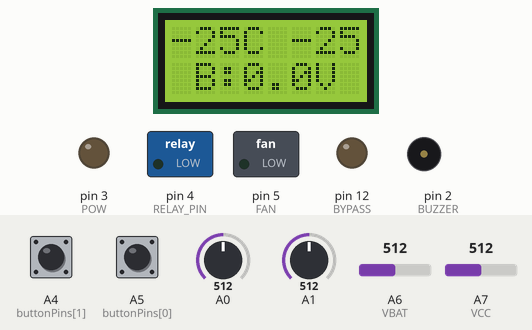
The sketch below on a simulated Arduino Nano, built with avr-gcc and run on an emulated ATmega328P. Parts: 8×2 character LCD, switched loads named in the sketch (green lamp = pin HIGH), output pins drawn as LEDs (lit = HIGH), buzzer (waves = sounding). The inputs (shaded band) are chosen by the test bench; at power-on: A0 = 512, A6 (VBAT) = 512, A1 = 512, A4 (buttonPins[1]) HIGH, A5 (buttonPins[0]) HIGH, A7 (VCC) = 512. What the sketch prints to the serial monitor is not drawn.

Above: at 6.2 s.
6.3 s: A0 set to 716
At 16.3 s:
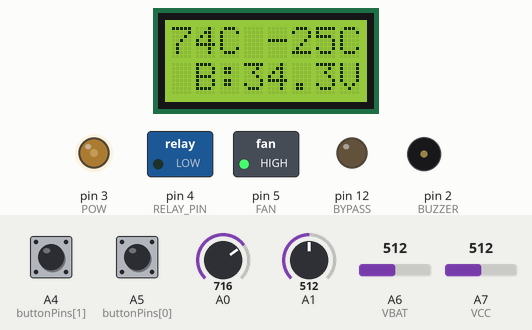
17.0 s: A0 set to 306
At 28.2 s:
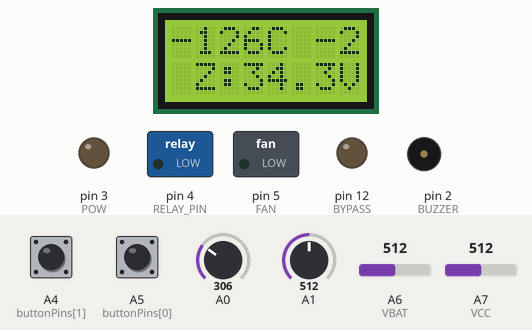
30.4 s: A6 (VBAT) set to 90
At 36.9 s:
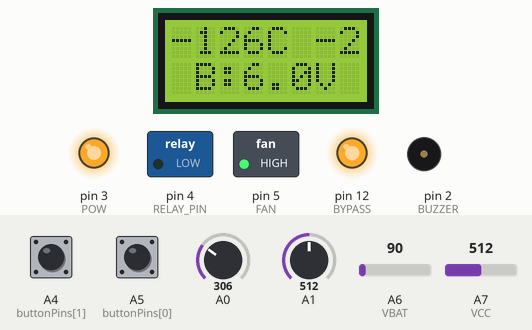
37.7 s: A0 set to 992
At 47.1 s:
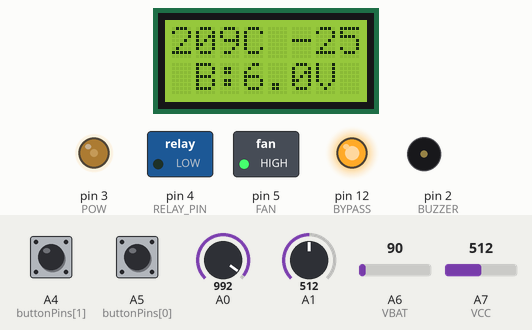
48.1 s: A1 set to 716
56.3 s: A0 set to 650
At 58.1 s:
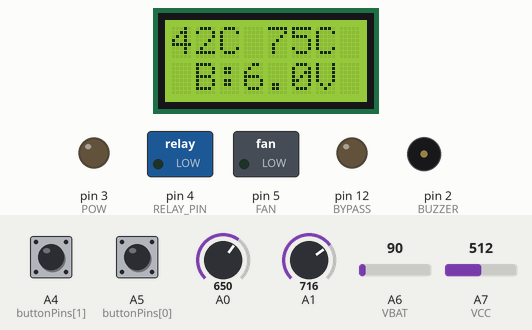
60.6 s: A0 set to 634
At 71.88 s:
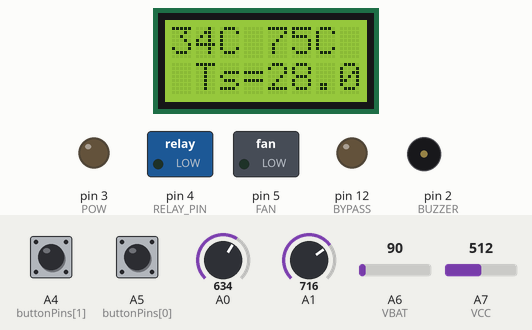
Timing chart, 0 to 72.1 s (numbered marks = the images above; inputs shaded):
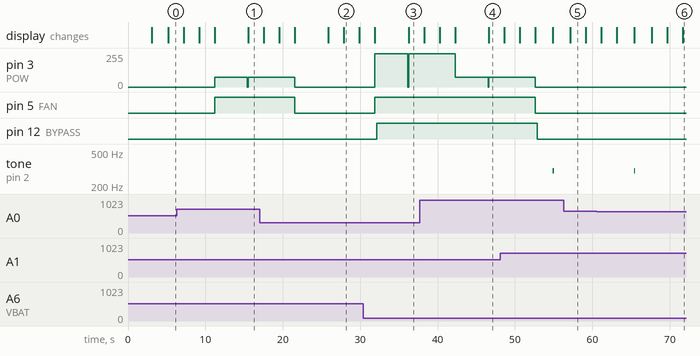

Measured:
- the behaviour switches between 642 and 641 on A0 (found by bisection; images 5 and 6)
- what the display in image 2 shows lasts 2.0 s, from 27.9 s to 29.9 s

The sketch:

Nano_Thermostat.ino
```cpp
#include <LiquidCrystal.h>

#define BUZZER 2       //
#define POW 3          // power % pin
#define RELAY_PIN 4    // power polarity pin
#define FAN 5          // FAN pin
#define VBAT A6        // +12 battary
#define VCC A7         // VCC
#define lcdLen 8       // 8 for 16*1, 16 for 16*2 lcdt
#define BUTTON_COUNT 2 //
#define BYPASS 12 // relay

char ver[] = "v1.30";
char data[] ="12/09/22";

//CALIBRATING

float t0Corr = -2.8;  //8737
float t1Corr = -2.0;  // outwere temperature correction

float Tset = 28;      //  Temperature at start
boolean onlyHeating = 1;
boolean onlyCooling = 0;

// PID controller coefficients:
float kp = 10;     // in reality is feedback differential koefficient
                   // should be more ki in 100 times for heating and in 30 times for cooling

float ki = 0.050;   // prorortional koefficient with summarity integration
                   // for heating should be less that for cooling

float kd = 0;      //


int deltaRegulatedTemp = 15; // border for Tset
float v0Corr = 0.067,v1Corr = 0.067;  // voltage measurement coefficient

// ALARMS SETTINGS
const int alarmCount = 3;
int alarm0[alarmCount] = {0,0,0}; //
int deltaT0[alarmCount] = {2, 6, 10}; //
int sumAlarm0[alarmCount] = {0,0,0};  //
int al0CyclesCount[alarmCount] = {32, 16, 4};//

int alarm1[alarmCount] = {0,0,0}; //
int deltaT1[alarmCount] = {15, 25, 30}; //
int sumAlarm1[alarmCount] = {0,0,0};
int al1CyclesCount[alarmCount] = {128, 64, 32};//

int buttonPins[BUTTON_COUNT] = {A5, A4};
int button;
boolean buttonUpLevel = HIGH;
String buttonLcdMsg[BUTTON_COUNT] = {"-----   ", "+++++   "};
int buttonChValue[2] = {-1, 1}; // temperatyre adjust step

int printPause = 1000; // have 6
int timeCycle = 2 * printPause;
// adjusting values

int powerHisteresis = 1; // relay paramert
float byPassOnLevel = 0.95, byPassOffLevel = 0.85;

int fanMaxPower = 75, powMax = 250;    //  of 254 max
int poweForFanOn = 120;   // value output power for FAN on
int poweForFanOff = 70;   // value output power for FAN off
float powWaitCoef = 0.0;  // coeficient output power decriace when VCC(V1) < 6V,
float fanWaitCoef = 0.25; // coeficient FAN speed decriase when VCC < 6V;
float uLowCoef = 0.7;

// PID variables
float powE = 0, powE_1 = 0;
float En = 0, En_1 = 0, En_2 = 0;

//  object/ air/ unused/ temperature
float temp0 = 0, temp1 = 0;// ADC temprature var
int raw0, raw1, raw2;
float v0, v1;
int powerOutput = 0;

// serial device LCD pins
 const int rs = 11, en = 10, d4 = 9, d5 = 8, d6 = 7, d7 = 6;
// laboratory device LCD pins
//const int rs = 6, en = 7, d4 = 8, d5 = 9, d6 = 10, d7 = 11;
LiquidCrystal lcd(rs, en, d4, d5, d6, d7);


void setup() {

    pinMode( A0, INPUT );
    pinMode( A1, INPUT );
    pinMode(buttonPins[0],INPUT_PULLUP);
    pinMode(buttonPins[1],INPUT_PULLUP);
    //pinMode( A5, INPUT );

    pinMode(RELAY_PIN, OUTPUT);
    pinMode(POW, OUTPUT);
    pinMode(FAN, OUTPUT);
    pinMode(BUZZER, OUTPUT);
    pinMode(BYPASS, OUTPUT);

    Serial.begin(9600);

    lcd.begin(lcdLen,2);

    lcd.print(ver);
    lcd.setCursor(0,1);
    lcd.print(data);
    delay(3000);

    lcd.clear();
    lcd.print(t0Corr,1);
    lcd.setCursor(0,1);
    lcd.print(t1Corr,1);
    delay(2000);
}

void loop() {
    analogWrite(POW, 0);
    delay(75);
    // Temperature measuring
    raw0 = analogRead(A0);
    temp0 = ( raw0*0.489)-273+t0Corr;
    raw1 = analogRead(A1);
    temp1 = ( raw1*0.489)-273+t1Corr;

    // Voltage parametrs

    bool V1On = v1 > 6;
    bool V0High = v0 > 9;

    delay(25);
    analogWrite(POW, abs(powerOutput));

    Serial.print("T0=");
    Serial.print(temp0);
    Serial.print("/ T1=");
    Serial.print(temp1);
    Serial.print("/ Ts=");
    Serial.print(Tset,0);
    Serial.print("C");

    Serial.print("  A0:");
     for (int i = 0; i < alarmCount;i++){
         Serial.print(sumAlarm0[i]);
         Serial.print("/");
     }
     Serial.print("  A1:");
     for (int i = 0; i < alarmCount;i++){
         Serial.print(sumAlarm1[i]);
         Serial.print("/");
     }
   //
    Serial.print(" V0=");
    Serial.print(v0);
    Serial.print(" V1=");
    Serial.print(v1);

    lcd.setCursor(0,0);
    lcd.print(temp0,0);
    lcd.print("C ");
    lcd.print(temp1,0);
    //lcd.print("/");
    //lcd.print(Tset,0);
    lcd.print("C  ");

    lcd.setCursor(0,1);
    lcd.print(" B:");
    lcd.print(v0,1);
    lcd.print("V  ");
    delay(2*printPause);

    lcd.setCursor(0,1);
    lcd.print(" Z:");
    lcd.print(v1,1);
    lcd.print("V  ");
    delay(2*printPause);

    lcd.setCursor(0,1);
    lcd.print(" Ts=");
    lcd.print(Tset,1);
    lcd.print("C  ");
    delay(2*printPause);

    // save coefficints for recutent evaluation
    En_2 = En_1;
    En_1 = En;
    En = Tset - temp0;
    powE_1 = powE;
    float Ui = ki*En;
    float Up = kp*(En - En_1);
    float Ud = kd*(En-2*En_1+En_2);
    powE = powE_1 + Ui + Up + Ud;


    // at result powE = powMax or -powMax
    if (abs(powE) > powMax){
        powE = powMax - 2*powMax*(powE < 0);
    }
     if ((powE < 0)&&onlyHeating){
        powE = 0;
    }
     if ((temp0 >= Tset)&&onlyHeating){
        powE = 0;
    }
    powerOutput = int(powE*(1 - powWaitCoef*!V1On)*(1 - uLowCoef*!V0High));

   // prepariang heating or cooling realay, use histeresis
    if(powE > powerHisteresis) {
      digitalWrite(RELAY_PIN, LOW);
    }
    if (powE < -powerHisteresis){
      digitalWrite(RELAY_PIN, HIGH);
    }

    int fanPower;

    // FAN on/of

   // if ((powE > poweForFanOn)&&(powE < 0)){
   //    fanPower = int(fanMaxPower*(1 - fanWaitCoef*(v1 < 6)));
   //  }
    fanPower = fanMaxPower;
    if ((powE < poweForFanOff)&&(powE >= 0)){
          fanPower = 0;
    }

    lcd.setCursor(0,1);
    lcd.print(" P:");
    lcd.print(powerOutput/2.5,0);
    lcd.print("%     ");

    Serial.print("/ P:");
    Serial.print(powerOutput/2.5,0);
    Serial.print("%");
    Serial.print("/ FAN:");
    Serial.print(fanPower/2.5,0);
    Serial.print("%");
    Serial.print("  In/Dif/Lin: ");
    Serial.print(Ui,2);
    Serial.print("/");
    Serial.print(Ud,1);
    Serial.print("/");
    Serial.print(Up,1);


    // OUTPUT POWER ON!!!

    analogWrite(POW, abs(powerOutput));
    digitalWrite(FAN, fanPower);

    delay(250);

    // change bypass status
    if (abs(powE) < powMax*byPassOffLevel){
       digitalWrite(BYPASS, LOW);
       Serial.print(" ByPass OFF ");
    }
    else if (abs(powE) < powMax*byPassOnLevel){
        Serial.print(" ByPass FIXED");
    }  else {
        digitalWrite(BYPASS, HIGH*V1On);
        Serial.print(" ByPAss: ");
        Serial.print(HIGH*V1On);
     }

    delay(timeCycle);

    // voltage measuring
    v0 = ((analogRead(VBAT)*v0Corr));
    v1 = ((analogRead(VCC)*v1Corr));

    for(int i = 0; i < 100 ; button = i % BUTTON_COUNT){
      if (digitalRead(buttonPins[button])==!buttonUpLevel) {

        Tset = Tset + buttonChValue[button];

        Serial.println("Button pressed: ");
        Serial.print(buttonLcdMsg[button]);

        lcd.setCursor(0,0);
        lcd.print(buttonLcdMsg[button]);
        lcd.setCursor(0,1);
        lcd.print(" Ts=");
        lcd.print(Tset,1);

        digitalWrite(BUZZER, HIGH);
        delay(2*printPause);
        digitalWrite(BUZZER, LOW);

        lcd.clear();
        for (int i = 0; i < alarmCount;i++){
            lcd.print(sumAlarm0[i]);
            lcd.print("/");
        }

        lcd.setCursor(0,1);
        for (int i = 0; i < alarmCount;i++){
            lcd.print(sumAlarm1[i]);
            lcd.print("/");
        }
        delay(2*printPause);
        break;
      }
      i++;
   }
  /// ALARMS on Tset, Tset

   if (abs(Tset - 18) > deltaRegulatedTemp){
        lcd.clear();
        lcd.print("Tset =");
        lcd.setCursor(0,1);
        lcd.print(Tset);
        tone(BUZZER, 1700);
        delay(2000);
        noTone(BUZZER);
      }

  /// ALARMS(0) on on temp0

   for (int i = 0; i < alarmCount;i++){
        if (abs(temp0 - Tset) > deltaT0[i]){
              alarm0[i]++;
            }
            else {
              alarm0[i] = 0;
        }
        if (alarm0[i]>al0CyclesCount[i]){

            sumAlarm0[i]++;
            lcd.clear();
            lcd.print(temp0);
            tone(BUZZER, (i+1)*100);
            delay(150);
            noTone(BUZZER);
        }
    }

    delay(1*printPause);
/// ALARMS(1) on on temp0 and Tset

   for (int i = 0; i < alarmCount;i++){
        if (temp1 - Tset > deltaT1[i]){
              alarm1[i]++;
            }
            else {
              alarm1[i] = 0;
        }
        if (alarm1[i]>al1CyclesCount[i]){
            sumAlarm1[i]++;
            lcd.clear();
            lcd.print("    ");
            lcd.print(temp1);
            tone(BUZZER, (2*i+6)*100);

            delay(150);
            noTone(BUZZER);
        }
    }

  // time out for power
   delay(printPause);
   Serial.println("");
}
```
